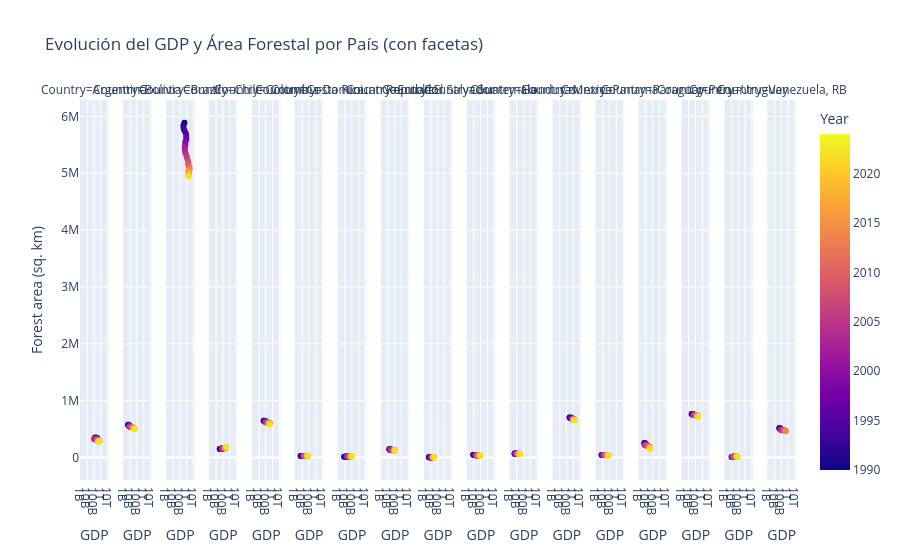

The cell this chart's notebook holds for it:
### Code cell
fig = px.scatter(
    Latam_Economico_ambiental,
    x="GDP",
    y="Forest area (sq. km)",
    color="Year",
    hover_name="Country",
    facet_col="Country",
    log_x=True,
    title="Evolución del GDP y Área Forestal por País (con facetas)"
)

fig.show()
